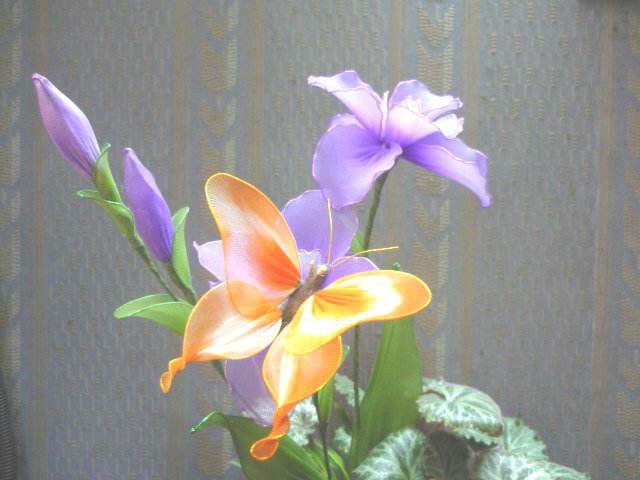
#> input picture datas/f4.jpg, 640 x 480 px
$ jupyter execute '04-图像特效-色调-饱和度调整.ipynb'   (shell and % lines are left out)
#> lines starting #> are read from the running program, lines starting #| are printed output that depends on the picture; after the words box and inside, x2 and y2 are one past the last pixel; in counts of white or black regions, pixels touching at a corner belong together
# 图像特效-色调/饱和度调整

[cell 1]
#coding:utf-8
import numpy as np
import cv2
import matplotlib.pyplot as plt

[cell 2]
src = cv2.cvtColor(cv2.imread('../datas/f4.jpg'),cv2.COLOR_BGR2RGB)
gray = cv2.imread('../datas/f2.jpg',0)
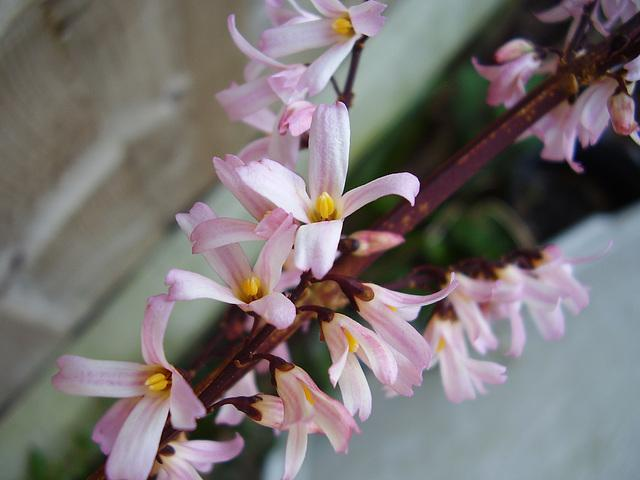
#> input picture python-code/opengl-learning/resources/images/f2.jpg, 640 x 480 px, found by its file name
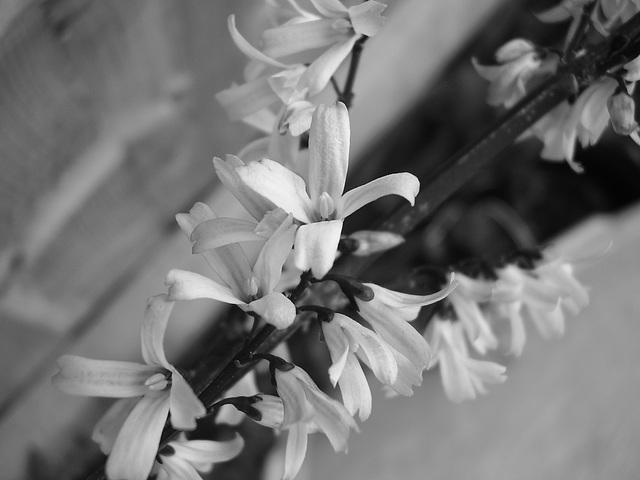
#> gray: shape (480, 640); min 0, max 254, mean 116.2

[cell 3]
def adjust_hsi(src,hue,saturation,ilumination):
#> called with hue = -64, saturation = -10, ilumination = 10
    srci = src.astype(np.int32)
    dst = np.zeros_like(srci)
    if hue < -180:
        hue = -180
    if hue > 180:
        hue = 180

    if saturation<-255:
        saturation = -255

    if ilumination<-255:
        ilumination = -255

    if hue>180:
        hue = 180

    if saturation>255:
        saturation = 255

    if ilumination>255:
        ilumination = 255
    h = srci[:,:,0]
    s = srci[:,:,1]
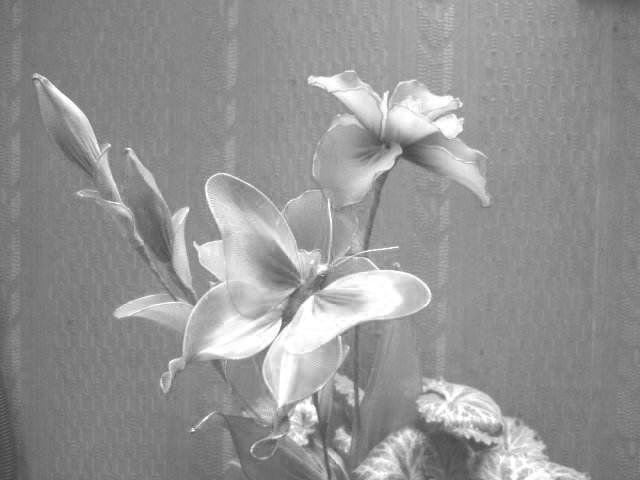
#> s: shape (480, 640) int32; min 66, max 255, mean 147.8
    i = srci[:,:,2]
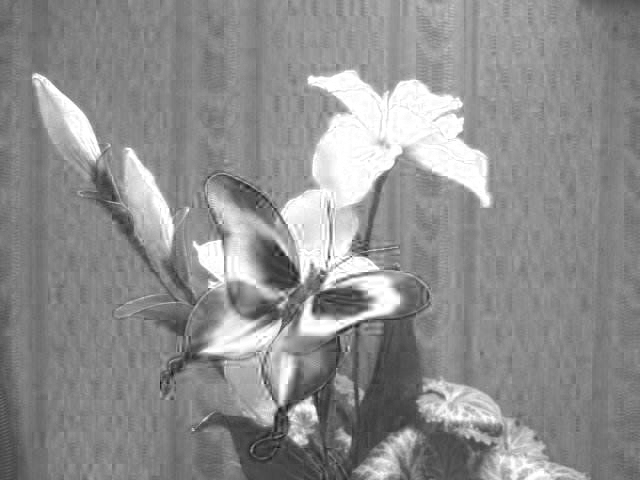
#> i: shape (480, 640) int32; min 13, max 255, mean 142.8

    h = h + hue
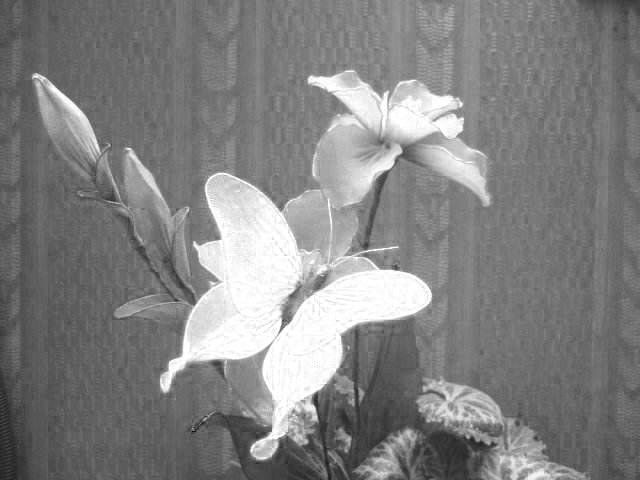
#> h: shape (480, 640) int32; min -24, max 191, mean 86.1; drawn with min black and max white
    h[h < 0] = 0
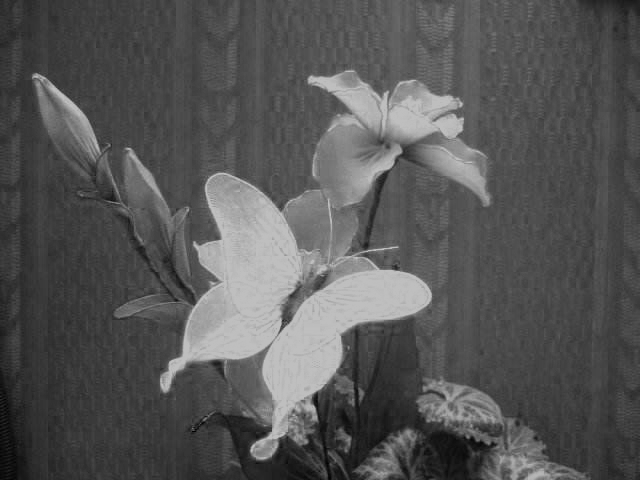
#> h: shape (480, 640) int32; under 0.01% of pixels changed, all inside (x1, y1, x2, y2) = (192, 431, 195, 432)
    h[h > 180] = 180
#> h: shape (480, 640) int32; 6.99% of pixels changed, all inside (x1, y1, x2, y2) = (35, 71, 542, 480)

    s = s + saturation
    s[s < 0] = 0
    s[s > 255] = 255

    i = i + ilumination
    i[i < 0] = 0
    i[i > 255] = 255
#> i: shape (480, 640) int32; min 23, max 255, mean 152.4

    dst[:,:,0] = h
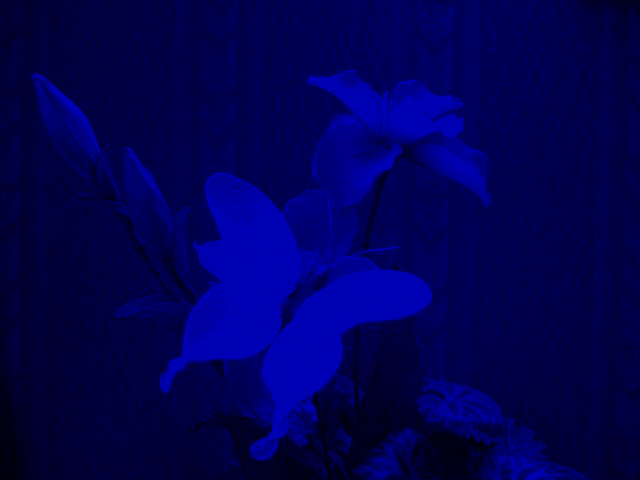
#> dst: shape (480, 640, 3) int32; mean of channels 0, 1, 2 85.5, 0, 0; drawn as B, G, R
    dst[:,:,1] = s
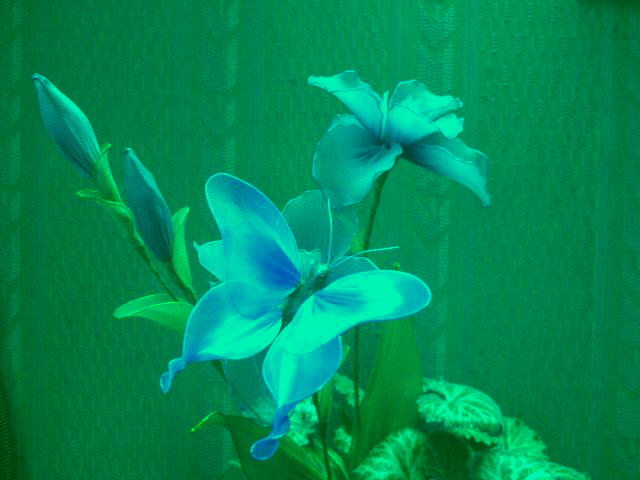
#> dst: shape (480, 640, 3) int32; mean of channels 0, 1, 2 85.5, 137.8, 0; drawn as B, G, R
    dst[:,:,2] = i
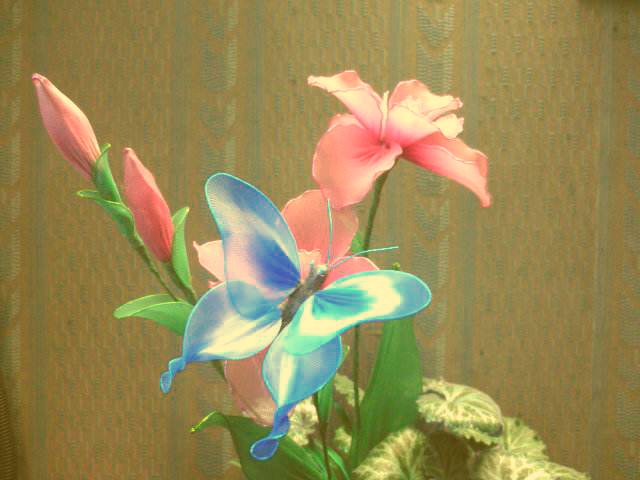
#> dst: shape (480, 640, 3) int32; mean of channels 0, 1, 2 85.5, 137.8, 152.4; drawn as B, G, R
    dst = cv2.convertScaleAbs(dst)
    dst = cv2.cvtColor(dst,cv2.COLOR_HSV2RGB)
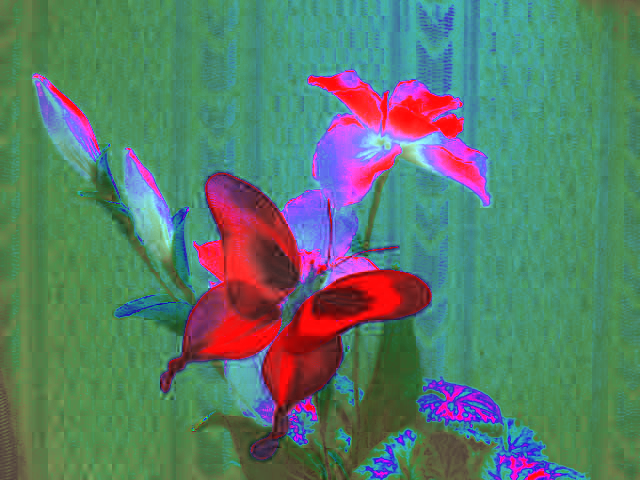
#> dst: shape (480, 640, 3); mean R, G, B 90.4, 123.8, 106.6
    return dst
